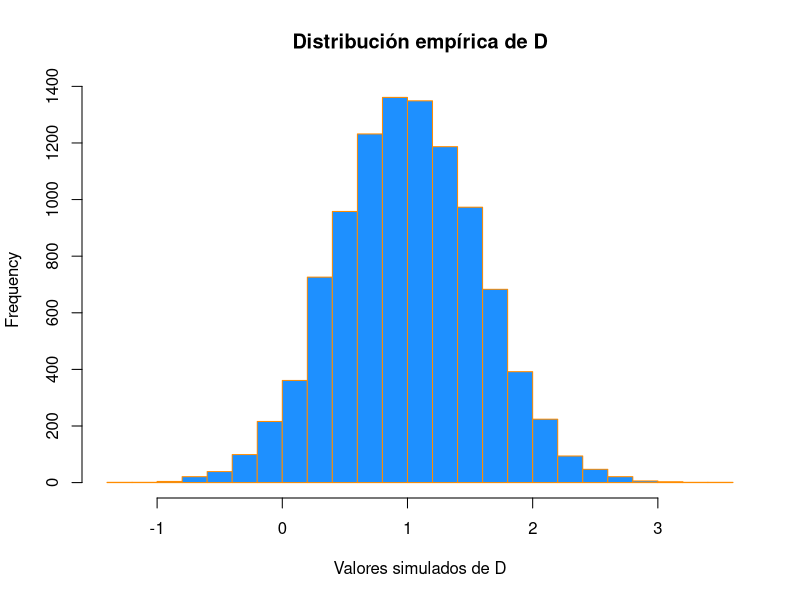
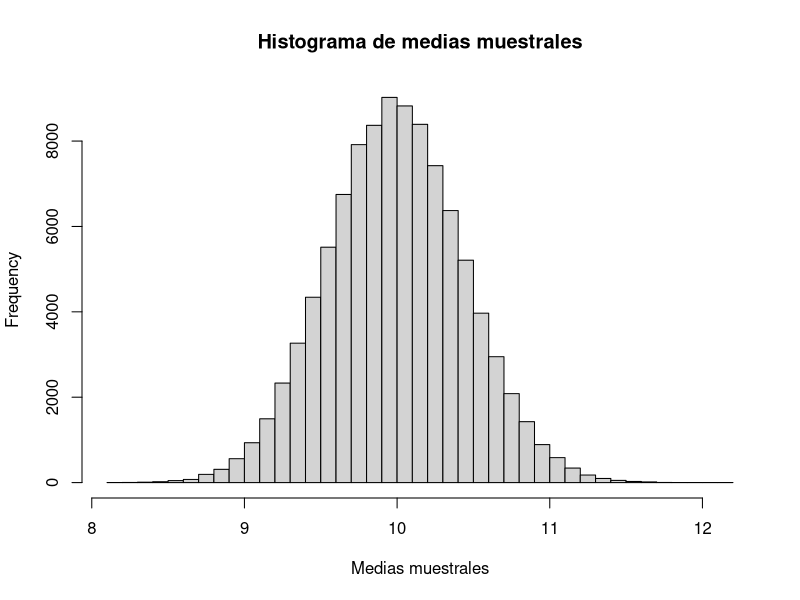
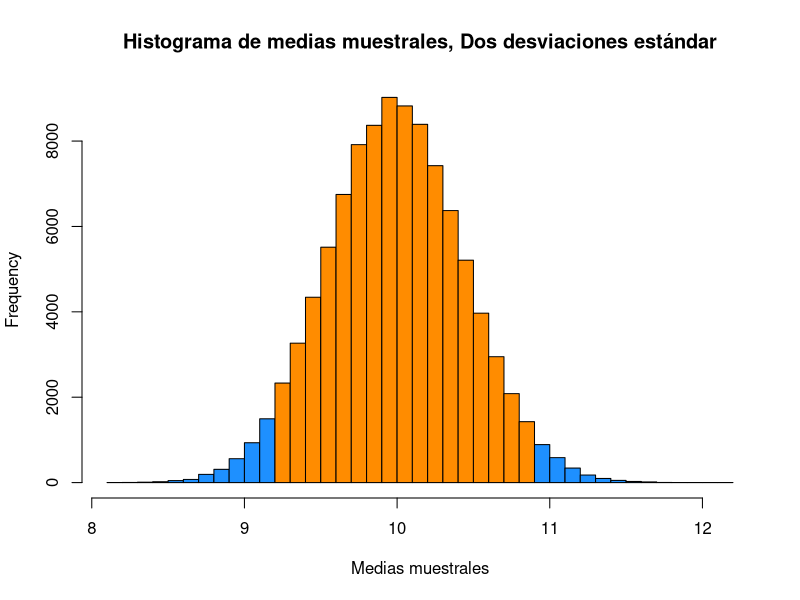

Source code (R) for these figures, in order:
## ---- chunk 1
dnorm(x = 3, mean = 2, sd = 5)
## ---- chunk 2
pnorm(q = 3, mean = 2, sd = 5)
## ---- chunk 3
qnorm(p = 0.975, mean = 2, sd = 5)
## ---- chunk 4
rnorm(n = 10, mean = 2, sd = 5)
## ---- chunk 5
dbinom(x = 6, size = 10, prob = 0.75)
## ---- chunk 6
capt_crisp = data.frame(weight = c(15.5, 16.2, 16.1, 15.8, 15.6, 16.0, 15.8, 15.9, 16.2))
## ---- chunk 7
x_bar = mean(capt_crisp$weight)
s     = sd(capt_crisp$weight)
mu_0  = 16
n     = 9
## ---- chunk 8
t = (x_bar - mu_0) / (s / sqrt(n))
t
## ---- chunk 9
pt(t, df = n - 1)
## ---- chunk 10
t.test(x = capt_crisp$weight, mu = 16, alternative = c("less"), conf.level = 0.95)
## ---- chunk 11
capt_test_results = t.test(capt_crisp$weight, mu = 16,
                           alternative = c("two.sided"), conf.level = 0.95)
## ---- chunk 12
names(capt_test_results)
## ---- chunk 13
capt_test_results$conf.int
## ---- chunk 14
qt(0.975, df = 8)
## ---- chunk 15
c(mean(capt_crisp$weight) - qt(0.975, df = 8) * sd(capt_crisp$weight) / sqrt(9),
  mean(capt_crisp$weight) + qt(0.975, df = 8) * sd(capt_crisp$weight) / sqrt(9))
## ---- chunk 16
x = c(70, 82, 78, 74, 94, 82)
n = length(x)
## ---- chunk 17
y = c(64, 72, 60, 76, 72, 80, 84, 68)
m = length(y)
## ---- chunk 18
x_bar = mean(x)
s_x   = sd(x)
y_bar = mean(y)
s_y   = sd(y)
## ---- chunk 19
s_p = sqrt(((n - 1) * s_x ^ 2 + (m - 1) * s_y ^ 2) / (n + m - 2))
## ---- chunk 20
t = ((x_bar - y_bar) - 0) / (s_p * sqrt(1 / n + 1 / m))
t
## ---- chunk 21
1 - pt(t, df = n + m - 2)
## ---- chunk 22
t.test(x, y, alternative = c("greater"), var.equal = TRUE)
## ---- chunk 23
t_test_data = data.frame(values = c(x, y),
                         group  = c(rep("A", length(x)), rep("B", length(y))))
## ---- chunk 24
t_test_data
## ---- chunk 25
t.test(values ~ group, data = t_test_data,
       alternative = c("greater"), var.equal = TRUE)
## ---- chunk 26
pnorm(2, mean = 1, sd = sqrt(0.32)) - pnorm(0, mean = 1, sd = sqrt(0.32))
## ---- chunk 27
set.seed(42)
num_samples = 10000
differences = rep(0, num_samples)
## ---- chunk 28
for (s in 1:num_samples) {
  x1 = rnorm(n = 25, mean = 6, sd = 2)
  x2 = rnorm(n = 25, mean = 5, sd = 2)
  differences[s] = mean(x1) - mean(x2)
}
## ---- chunk 29
mean(0 < differences & differences < 2)
## ---- chunk 30
hist(differences, breaks = 20, 
     main   = "Distribución empírica de D",
     xlab   = "Valores simulados de D",
     col    = "dodgerblue",
     border = "darkorange")
## ---- chunk 31
mean(differences)
var(differences)
## ---- chunk 32
set.seed(42)
diffs = replicate(10000, mean(rnorm(25, 6, 2)) - mean(rnorm(25, 5, 2)))
## ---- chunk 33
mean(differences == diffs)
## ---- chunk 34
set.seed(1337)
mu          = 10
sample_size = 50
samples     = 100000
x_bars      = rep(0, samples)
## ---- chunk 35
for(i in 1:samples){
  x_bars[i] = mean(rpois(sample_size, lambda = mu))
}
## ---- chunk 36
x_bar_hist = hist(x_bars, breaks = 50, 
                  main = "Histograma de medias muestrales",
                  xlab = "Medias muestrales")
## ---- chunk 37
c(mean(x_bars), mu)
## ---- chunk 38
c(var(x_bars), mu / sample_size)
## ---- chunk 39
c(sd(x_bars), sqrt(mu) / sqrt(sample_size))
## ---- chunk 40
mean(x_bars > mu - 2 * sqrt(mu) / sqrt(sample_size) &
     x_bars < mu + 2 * sqrt(mu) / sqrt(sample_size))
## ---- chunk 41
shading = ifelse(x_bar_hist$breaks > mu - 2 * sqrt(mu) / sqrt(sample_size) & 
                   x_bar_hist$breaks < mu + 2 * sqrt(mu) / sqrt(sample_size),
                  "darkorange", "dodgerblue")

x_bar_hist = hist(x_bars, breaks = 50, col = shading,
                  main = "Histograma de medias muestrales, Dos desviaciones estándar",
                  xlab = "Medias muestrales")
